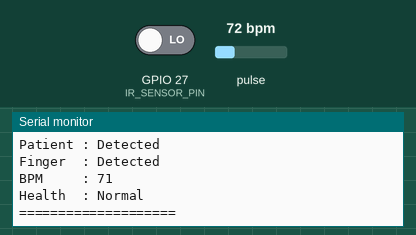
This sketch was run on a simulated ESP32. Parts: the last lines printed to the serial monitor. The inputs (shaded band) are chosen by the test bench; at power-on: pulse 72 bpm, GPIO 27 (IR_SENSOR_PIN) LOW. WiFi joins after 1.5 s; servers stay silent unless stated.

Above: at 2.7 s.
2.8 s: pulse set to 42 bpm
At 5.1 s:
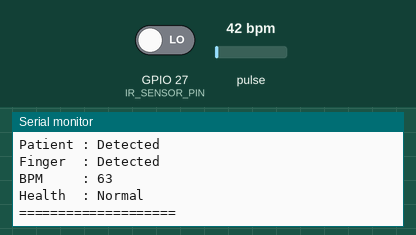
5.8 s: pulse set to 130 bpm
At 7.1 s:
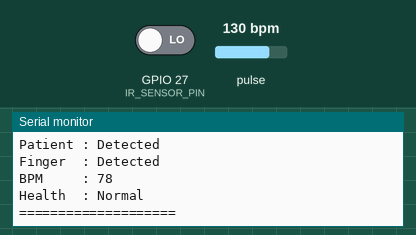
Timing chart, 0 to 8.8 s (numbered marks = the images above; inputs shaded):
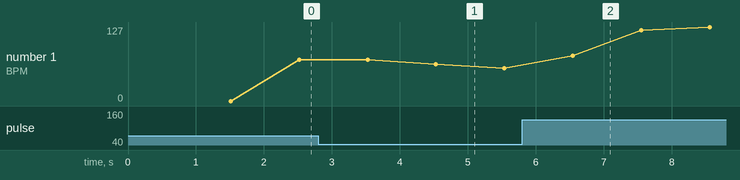

Measured:
- after the input at 2.8 s, the serial monitor: prints a new line after 1.7 s (image 1)
- after the input at 5.8 s, the serial monitor: prints a new line after 0.75 s (image 2)
- plotted number 1: 71 → 56 after the input at 2.8 s, 56 → 127 after the input at 5.8 s

The sketch:

health_dashboard.ino
```cpp
#include <Wire.h>
#include "MAX30105.h"
#include "heartRate.h"

MAX30105 particleSensor;

#define IR_SENSOR_PIN 27
#include <WiFi.h>
#include <WebServer.h>

WebServer server(80);
// =========================
// BPM Variables
// =========================
const byte RATE_SIZE = 4;

byte rates[RATE_SIZE];
byte rateSpot = 0;

long lastBeat = 0;

float beatsPerMinute;
int beatAvg = 0;

volatile int bpm = 0;

volatile bool patientDetected = false;
volatile bool fingerDetected = false;

const char* ssid = "SALONI";
const char* password = "01010101";

TimerHandle_t systemTimer;

volatile const char* healthStatus = "Idle";

// =========================
// Task Handles
// =========================
TaskHandle_t PatientTaskHandle;
TaskHandle_t HeartTaskHandle;
TaskHandle_t DisplayTaskHandle;
TaskHandle_t WebTaskHandle;
// =========================
// RTOS Objects
// =========================
QueueHandle_t bpmQueue;
SemaphoreHandle_t serialMutex;


//====================================================
// DASHBOARD PAGE
//====================================================
String webpage()
{
  return R"rawliteral(
<!DOCTYPE html>
<html>

<head>

<meta charset="UTF-8">
<meta name="viewport" content="width=device-width, initial-scale=1">

<title>Realtime Health & Patient Monitoring Dashboard</title>

<style>

body{
font-family:'Segoe UI',sans-serif;
background:#f5f7fa;
margin:0;
padding:20px;
}

h1{
text-align:center;
color:#1e293b;
margin-bottom:30px;
}

.container{
display:flex;
flex-wrap:wrap;
justify-content:center;
gap:20px;
}

.card{
background:white;
width:250px;
padding:20px;
border-radius:16px;
box-shadow:0 6px 16px rgba(0,0,0,0.08);
text-align:center;
transition:0.2s;
}

.card:hover{
transform:translateY(-5px);
}

.icon{
font-size:50px;
margin-bottom:10px;
}

.label{
font-size:20px;
font-weight:bold;
color:#111827;
}

.value{
font-size:28px;
font-weight:bold;
margin-top:20px;
color:#2563eb;
}

</style>

</head>

<body>

<h1>❤️ Realtime Health & Patient Monitoring Dashboard</h1>

<div class="container">

<div class="card">
<div class="icon">❤️</div>
<div class="label">Heart Rate</div>
<div class="value" id="bpm">0 BPM</div>
</div>

<div class="card">
<div class="icon">👤</div>
<div class="label">Patient Status</div>
<div class="value" id="patient">
Waiting For Patient
</div>
</div>

<div class="card">
<div class="icon">👉</div>
<div class="label">Finger Status</div>
<div class="value" id="finger">
No Finger
</div>
</div>

<div class="card">
<div class="icon">📊</div>
<div class="label">Health Status</div>
<div class="value" id="health">
Idle
</div>
</div>

</div>

<script>

function updateData()
{
fetch('/data')
.then(response => response.json())
.then(data =>
{
document.getElementById('bpm').innerHTML =
data.bpm + " BPM";

document.getElementById('patient').innerHTML =
data.patient ? "Detected" : "Waiting For Patient";

document.getElementById('finger').innerHTML =
data.finger ? "Detected" : "No Finger";

document.getElementById('health').innerHTML =
data.health;
});
}

setInterval(updateData, 500);

updateData();

</script>

</body>
</html>
)rawliteral";
}

//====================================================
// ROOT PAGE
//====================================================
void handleRoot()
{
  server.send(200, "text/html", webpage());
}

void handleData()
{
  String json = "{";
  json += "\"patient\":" + String(patientDetected ? "true" : "false") + ",";
  json += "\"finger\":" + String(fingerDetected ? "true" : "false") + ",";
  json += "\"bpm\":" + String(bpm) + ",";
  json += "\"health\":\"" + String((const char*)healthStatus) + "\"";
  json += "}";
  server.send(200, "application/json", json);
}

void timerCallback(TimerHandle_t xTimer)
{
  Serial.println("System Alive");
}


void WebTask(void *pvParameters)
{
  while (true)
  {
    server.handleClient();

    vTaskDelay(
      pdMS_TO_TICKS(20));
  }
}
// =========================
// Patient Detection Task
// =========================
void PatientTask(void *pvParameters)
{
  while (true)
  {
    patientDetected =
      (digitalRead(IR_SENSOR_PIN) == LOW);

    vTaskDelay(pdMS_TO_TICKS(100));
  }
}

// =========================
// Heart Rate Task
// =========================
void HeartTask(void *pvParameters)
{
  while (true)
  {
    long irValue = particleSensor.getIR();

    fingerDetected = (irValue > 50000);

    if (fingerDetected)
    {
      if (checkForBeat(irValue))
      {
        if (lastBeat != 0)
        {
          long delta = millis() - lastBeat;
          beatsPerMinute = 60 / (delta / 1000.0);

          if (beatsPerMinute > 20 && beatsPerMinute < 255)
          {
            if (rates[0] == 0)
            {
              // Initialize all elements with first reading to avoid dilution with zeros
              for (byte x = 0; x < RATE_SIZE; x++)
              {
                rates[x] = (byte)beatsPerMinute;
              }
              rateSpot = 1;
            }
            else
            {
              rates[rateSpot++] = (byte)beatsPerMinute;
              rateSpot %= RATE_SIZE;
            }

            beatAvg = 0;
            for (byte x = 0; x < RATE_SIZE; x++)
            {
              beatAvg += rates[x];
            }
            beatAvg /= RATE_SIZE;

            bpm = beatAvg;

            // Send latest BPM to queue (copying to temp to avoid volatile warning)
            int tempBpm = bpm;
            xQueueOverwrite(bpmQueue, &tempBpm);
          }
        }
        lastBeat = millis();
      }
    }
    else
    {
      bpm = 0;

      // Send 0 to queue when finger is removed
      int tempBpm = 0;
      xQueueOverwrite(bpmQueue, &tempBpm);

      // Reset averages and beat timings for a fresh session
      rateSpot = 0;
      for (byte x = 0; x < RATE_SIZE; x++)
      {
        rates[x] = 0;
      }
      lastBeat = 0;
    }

    if (bpm == 0)
    {
      healthStatus = "Measuring";
    }
    else if (bpm < 60)
    {
      healthStatus = "Low Heart Rate";
    }
    else if (bpm <= 100)
    {
      healthStatus = "Normal";
    }
    else
    {
      healthStatus = "High Heart Rate";
    }

    // VERY IMPORTANT
    // Keep delay tiny
    vTaskDelay(pdMS_TO_TICKS(1));
  }
}

// =========================
// Display Task
// =========================
void DisplayTask(void *pvParameters)
{
  while (true)
  {
    int displayBPM = 0;

    xQueuePeek(bpmQueue,
               &displayBPM,
               0);

    xSemaphoreTake(
      serialMutex,
      portMAX_DELAY);

    Serial.println();
    Serial.println("====================");

    Serial.print("Patient : ");

    if (patientDetected)
      Serial.println("Detected");
    else
      Serial.println("Not Detected");

    Serial.print("Finger  : ");

    if (fingerDetected)
      Serial.println("Detected");
    else
      Serial.println("Not Detected");

    Serial.print("BPM     : ");
    Serial.println(displayBPM);

    Serial.print("Health  : ");
    Serial.println((const char*)healthStatus);

    Serial.println("====================");

    xSemaphoreGive(serialMutex);

    vTaskDelay(pdMS_TO_TICKS(1000));
  }
}

// =========================
// Setup
// =========================
void setup()
{
  Serial.begin(115200);

  pinMode(IR_SENSOR_PIN, INPUT);

  Wire.begin(21, 22);

  Serial.println("Initializing MAX30102...");

  if (!particleSensor.begin(Wire, I2C_SPEED_FAST))
  {
    Serial.println("MAX30102 NOT FOUND");

    while (1);
  }

  Serial.println("MAX30102 FOUND");

  particleSensor.setup();

  particleSensor.setPulseAmplitudeRed(0x0A);
  particleSensor.setPulseAmplitudeGreen(0);

  Serial.println("Connecting to WiFi...");
  WiFi.begin(ssid, password);
  while (WiFi.status() != WL_CONNECTED)
  {
    delay(500);
    Serial.print(".");
  }
  Serial.println("");
  Serial.println("WiFi connected!");
  Serial.print("IP address: ");
  Serial.println(WiFi.localIP());

  server.on("/", handleRoot);
  server.on("/data", handleData);
  server.begin();

  // =========================
  // RTOS Objects
  // =========================
  bpmQueue = xQueueCreate(1, sizeof(int));

  serialMutex = xSemaphoreCreateMutex();

  if (bpmQueue == NULL || serialMutex == NULL)
  {
    Serial.println("Failed to create RTOS objects");
    while (1);
  }

  int initialBpm = 0;
  xQueueOverwrite(bpmQueue, &initialBpm);

  systemTimer = xTimerCreate(
    "HealthTimer",
    pdMS_TO_TICKS(1000),
    pdTRUE,
    NULL,
    timerCallback);

  if (systemTimer == NULL)
  {
    Serial.println("Failed to create Software Timer");
    while (1);
  }
  xTimerStart(systemTimer, 0);

  // Core 0
  xTaskCreatePinnedToCore(
    PatientTask,
    "PatientTask",
    2000,
    NULL,
    1,
    &PatientTaskHandle,
    0);

  // Core 1
  xTaskCreatePinnedToCore(
    HeartTask,
    "HeartTask",
    5000,
    NULL,
    2,
    &HeartTaskHandle,
    1);

  // Core 0
  xTaskCreatePinnedToCore(
    DisplayTask,
    "DisplayTask",
    3000,
    NULL,
    1,
    &DisplayTaskHandle,
    0);
  xTaskCreatePinnedToCore(
    WebTask,
    "WebTask",
    5000,
    NULL,
    1,
    &WebTaskHandle,
    0);
}

void loop()
{
}
```
